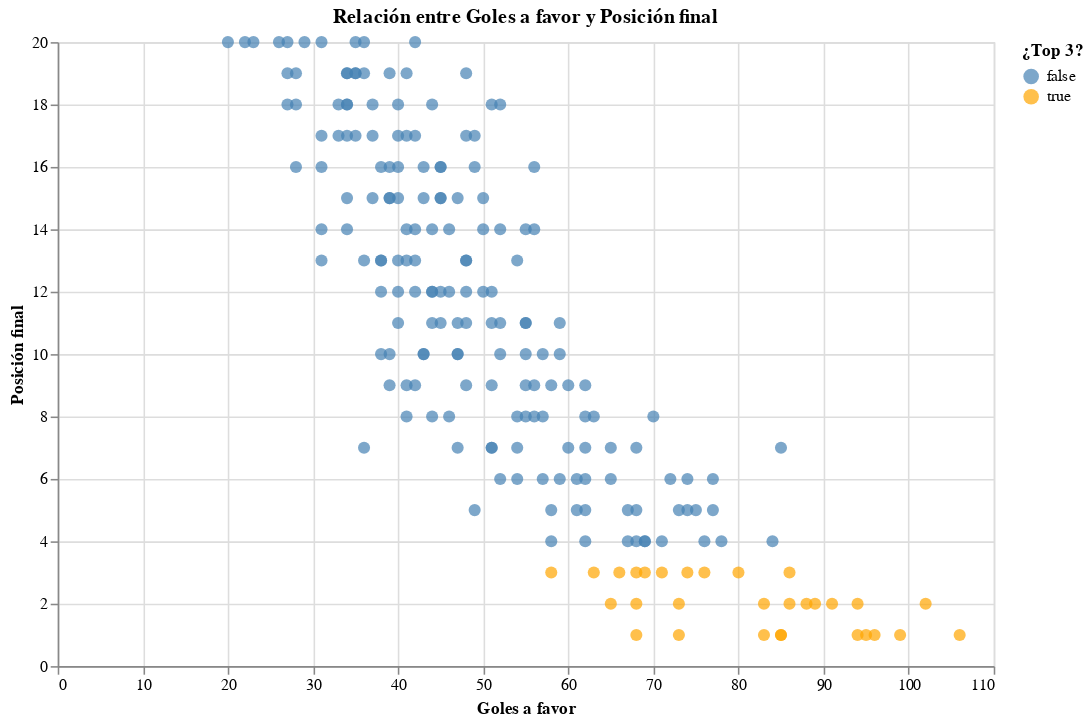

Notebook code for this chart:
### Code cell
df_plot = df_clasificacion.copy()
# Creamos una columna booleana que indique si está en top 3
df_plot['En_Top_3'] = df_plot['Posicion'] <= 3

# Para un scatter, GF en X, Posición en Y
# Invertimos la escala del eje Y para que "posición 1" aparezca arriba
scatter_chart = alt.Chart(df_plot).mark_circle(size=60).encode(
    x=alt.X('GF:Q', title='Goles a favor'),
    y=alt.Y('Posicion:Q', sort='ascending', title='Posición final'),
    color=alt.Color('En_Top_3:N', scale=alt.Scale(domain=[False, True],
                                                 range=['steelblue','orange']),
                    legend=alt.Legend(title='¿Top 3?')),
    tooltip=['Temporada:N', 'Equipo:N', 'GF:Q', 'Posicion:Q', 'Puntos:Q']
).properties(
    width=600,
    height=400,
    title='Relación entre Goles a favor y Posición final'
)

scatter_chart

### Figure 1 — Vega-Lite specification as saved in the notebook (floating-point values rounded to 4 significant figures; data arrays with more than 128 entries replaced by an {"elided": "..."} marker saying what was removed)
{"config": {"view": {"continuousWidth": 300, "continuousHeight": 300}}, "data": {"name": "data-ddd8cc6b6f90f13852b0a0cc9e701412"}, "mark": {"type": "circle", "size": 60}, "encoding": {"color": {"field": "En_Top_3", "legend": {"title": "¿Top 3?"}, "scale": {"domain": [false, true], "range": ["steelblue", "orange"]}, "type": "nominal"}, "tooltip": [{"field": "Temporada", "type": "nominal"}, {"field": "Equipo", "type": "nominal"}, {"field": "GF", "type": "quantitative"}, {"field": "Posicion", "type": "quantitative"}, {"field": "Puntos", "type": "quantitative"}], "x": {"field": "GF", "title": "Goles a favor", "type": "quantitative"}, "y": {"field": "Posicion", "sort": "ascending", "title": "Posición final", "type": "quantitative"}}, "height": 400, "title": "Relación entre Goles a favor y Posición final", "width": 600, "$schema": "https://vega.github.io/schema/vega-lite/v5.20.1.json", "datasets": {"data-ddd8cc6b6f90f13852b0a0cc9e701412": {"elided": "200 records"}}}
